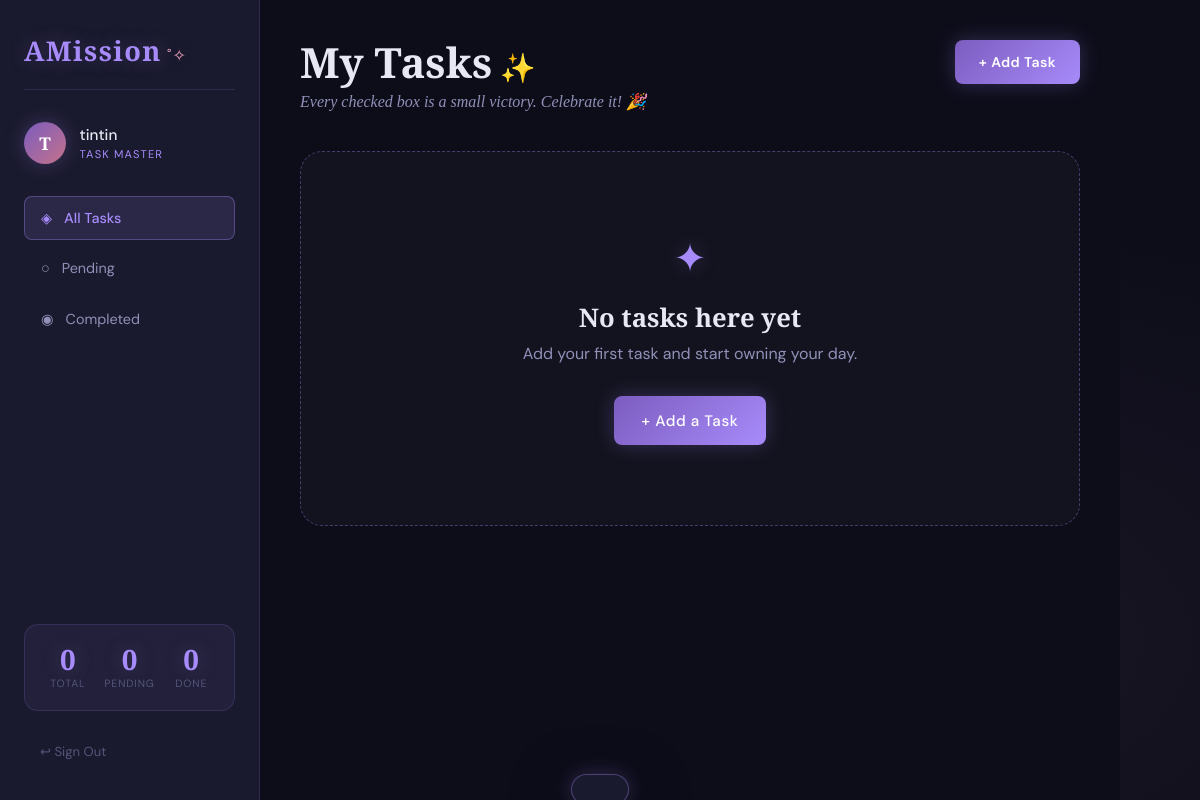
The page /dashboard (signed in) on the database as committed earlier.
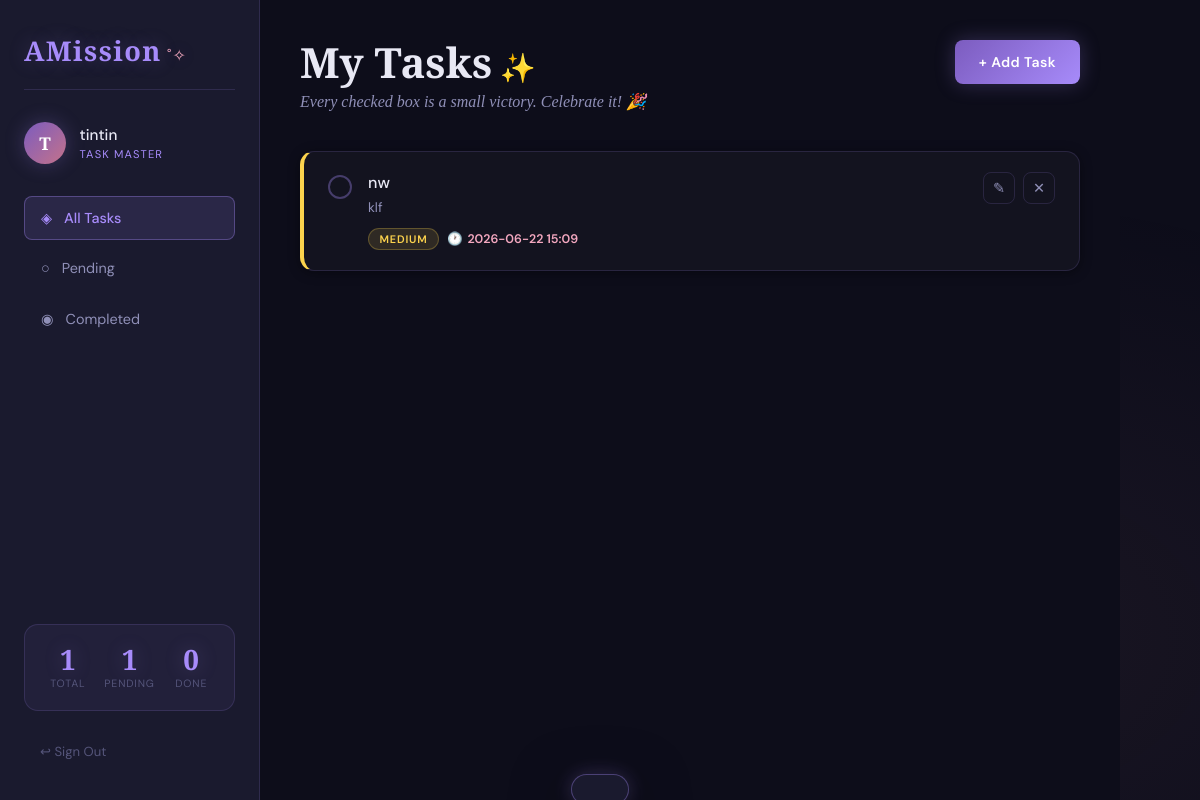
The same page on the database as committed later.
### tables this page shows
CREATE TABLE tasks (
                id          INTEGER PRIMARY KEY AUTOINCREMENT,
                user_id     INTEGER NOT NULL,
                title       TEXT    NOT NULL,
                description TEXT,
                deadline    TEXT,
                priority    TEXT    DEFAULT 'medium',
                done        INTEGER DEFAULT 0,
                created     TEXT    DEFAULT (datetime('now')),
                FOREIGN KEY (user_id) REFERENCES users(id)
            );

### app.py (the view)
@app.route('/dashboard')
@login_required
def dashboard():
    filter_by = request.args.get('filter', 'all')
    with get_db() as conn:
        if filter_by == 'done':
            tasks = conn.execute(
                'SELECT * FROM tasks WHERE user_id=? AND done=1 ORDER BY deadline ASC',
                (session['user_id'],)
            ).fetchall()
        elif filter_by == 'pending':
            tasks = conn.execute(
                'SELECT * FROM tasks WHERE user_id=? AND done=0 ORDER BY deadline ASC',
                (session['user_id'],)
            ).fetchall()
        else:
            tasks = conn.execute(
                'SELECT * FROM tasks WHERE user_id=? ORDER BY done ASC, deadline ASC',
                (session['user_id'],)
            ).fetchall()
        counts = conn.execute(
            'SELECT COUNT(*) as total, SUM(done) as done FROM tasks WHERE user_id=?',
            (session['user_id'],)
        ).fetchone()
    return render_template('dashboard.html',
                           tasks=tasks,
                           filter_by=filter_by,
                           counts=counts,
                           username=session['username'])

### app.py (called while the page is built)
def get_db():
    conn = sqlite3.connect(DB_PATH)
    conn.row_factory = sqlite3.Row
    return conn

def login_required(f):
    @wraps(f)
    def decorated(*args, **kwargs):
        if 'user_id' not in session:
            return redirect(url_for('login'))
        return f(*args, **kwargs)
    return decorated

### templates/dashboard.html (shortened to what this page needs)
{% extends 'base.html' %}
{% block body %}
<div id="toast" class="toast" aria-live="polite"></div>
<div class="app-layout">
  <aside class="sidebar">
    <div class="sidebar-brand">AMission</div>
    <div class="sidebar-user">
      <div class="user-avatar">{{ username[0]|upper }}</div>
      <div class="user-info">
        <span class="user-name">{{ username }}</span>
        <span class="user-role">Task Master</span>
      </div>
    </div>
    <nav class="sidebar-nav">
      <a href="{{ url_for('dashboard', filter='all') }}"   class="nav-item {% if filter_by=='all' %}active{% endif %}">
        <span class="nav-icon">◈</span> All Tasks
      </a>
      <a href="{{ url_for('dashboard', filter='pending') }}" class="nav-item {% if filter_by=='pending' %}active{% endif %}">
        <span class="nav-icon">○</span> Pending
      </a>
      <a href="{{ url_for('dashboard', filter='done') }}"    class="nav-item {% if filter_by=='done' %}active{% endif %}">
        <span class="nav-icon">◉</span> Completed
      </a>
    </nav>
    <div class="sidebar-stats">
      <div class="stat-card">
        <span class="stat-num">{{ counts['total'] or 0 }}</span>
        <span class="stat-lbl">Total</span>
      </div>
      <div class="stat-card">
        <span class="stat-num">{{ (counts['total'] or 0) - (counts['done'] or 0) }}</span>
        <span class="stat-lbl">Pending</span>
      </div>
      <div class="stat-card">
        <span class="stat-num">{{ counts['done'] or 0 }}</span>
        <span class="stat-lbl">Done</span>
      </div>
    </div>
    <a href="{{ url_for('logout') }}" class="sidebar-logout">↩ Sign Out</a>
  </aside>
  <main class="main-content">
    <header class="main-header">
      <div>
        <h1 class="page-title">My Tasks</h1>
        <p class="page-sub" id="daily-quote">Loading your inspiration…</p>
      </div>
      <button class="btn-add-task" onclick="openModal()">+ Add Task</button>
    </header>
    <div class="task-list">
      {% if tasks %}
        {% for task in tasks %}
        <div class="task-card {% if task['done'] %}task-done{% endif %} priority-{{ task['priority'] }}" data-id="{{ task['id'] }}">
          <div class="task-left">
            <button class="task-check {% if task['done'] %}checked{% endif %}"
              onclick="window.location='{% if task['done'] %}{{ url_for('undo_done', task_id=task['id']) }}{% else %}{{ url_for('mark_done', task_id=task['id']) }}{% endif %}'">
            </button>
            <div class="task-body">
              <div class="task-title">{{ task['title'] }}</div>
              {% if task['description'] %}
              <div class="task-desc">{{ task['description'] }}</div>
              {% endif %}
              <div class="task-meta">
                <span class="priority-badge priority-{{ task['priority'] }}">{{ task['priority']|capitalize }}</span>
                {% if task['deadline'] %}
                <span class="deadline-badge" data-deadline="{{ task['deadline'] }}">
                  🕐 <span class="deadline-text">{{ task['deadline']|replace('T',' ') }}</span>
                </span>
                {% endif %}
              </div>
            </div>
          </div>
          <div class="task-actions">
            {% if not task['done'] %}
            <a href="{{ url_for('edit_task', task_id=task['id']) }}" class="action-btn edit-btn" title="Edit">✎</a>
            {% endif %}
            <button class="action-btn delete-btn" onclick="confirmDelete({{ task['id'] }})" title="Delete">✕</button>
          </div>
        </div>
        {% endfor %}
      {% else %}
        <div class="empty-state">
          <div class="empty-icon">✦</div>
          <h3>No tasks here yet</h3>
          <p>Add your first task and start owning your day.</p>
          <button class="btn-primary" onclick="openModal()">+ Add a Task</button>
        </div>
      {% endif %}
    </div>
  </main>
</div>
{% endblock %}

### templates/base.html (shortened to what this page needs)
<!DOCTYPE html>
<html lang="en">
<head>
  <link rel="stylesheet" href="{{ url_for('static', filename='css/style.css') }}">
</head>
<body>
  {% block body %}{% endblock %}
</body>
</html>

Rows that differ between the two databases and show on the page:
added tasks: done 0 (drawn), title "nw", description "klf", priority "MEDIUM", deadline "2026-06-22 15:09"
Other text that changed with them:
{{ counts['total'] or 0 }}: "0" → "1"
{{ (counts['total'] or 0) - (counts['done'] or 0) }}: "0" → "1"
text no longer shown: "✦ No tasks here yet Add your first task and start owning your day. + Add a Task"
